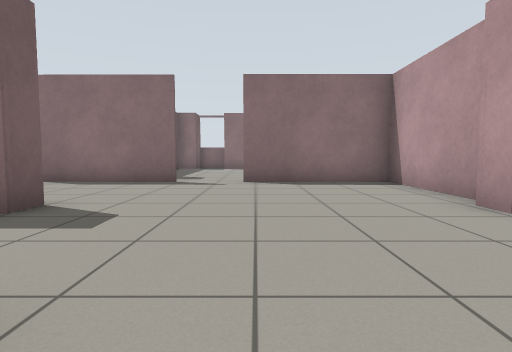
[1] (above)

20 first-person views from a walk through a world built for the Gazebo simulator. The camera is 0.72 m above the floor, tilts 4° down and sees 80° across. The floor is counted in squares, 1 m on a side. Each view is taken from the middle of a square. On the plan, view 1 faces up. The plan holds only what a view shows up to about 10 squares ahead; the rest is blank. Robots are left out. Simple shapes stand in for some stock models.

[2]
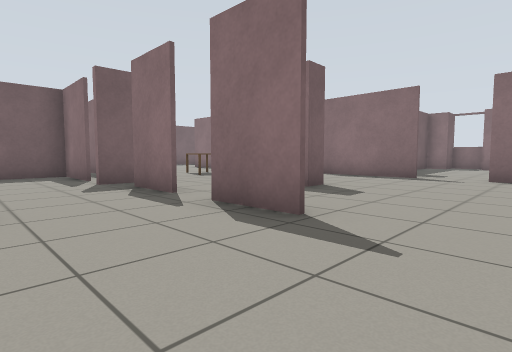

[3]
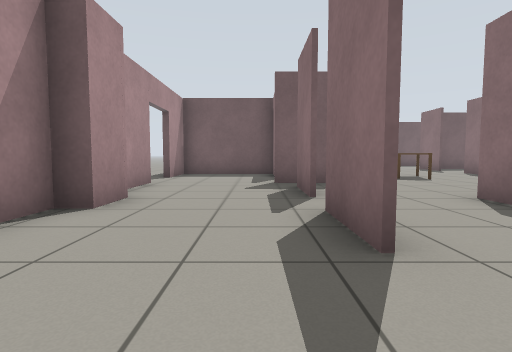

[4]
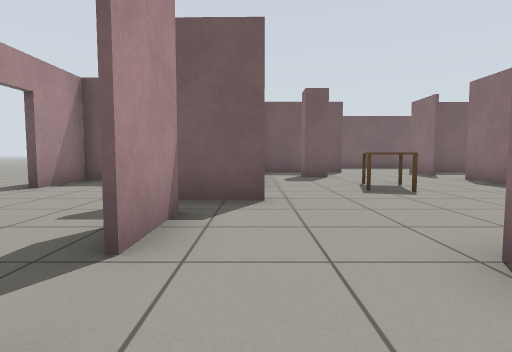

[5]
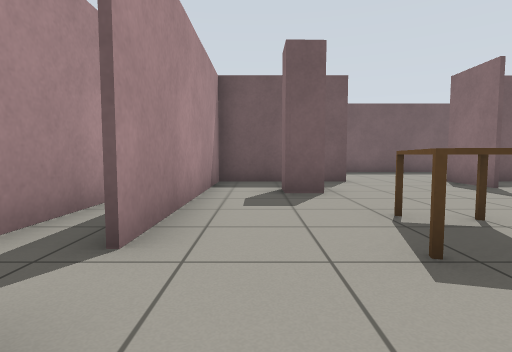

[6]
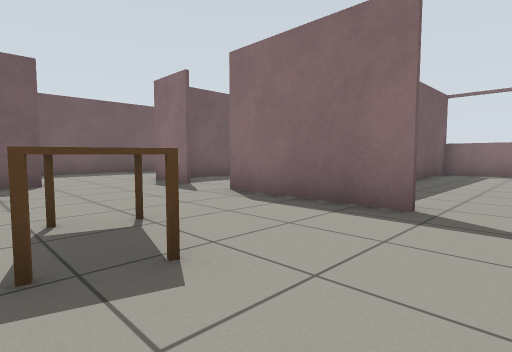

[7]
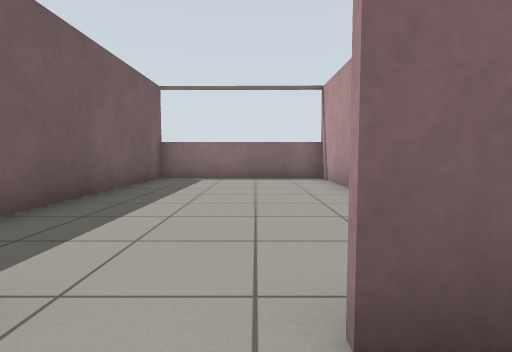

[8]
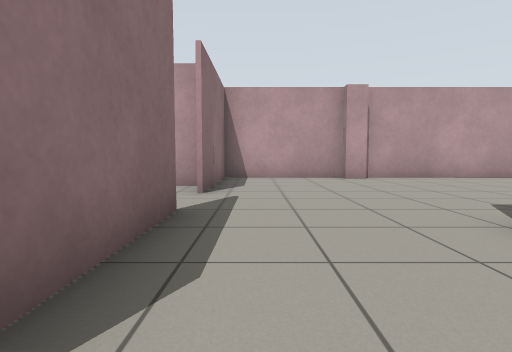

[9]
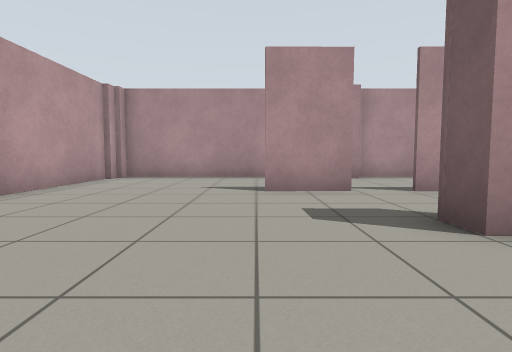

[10]
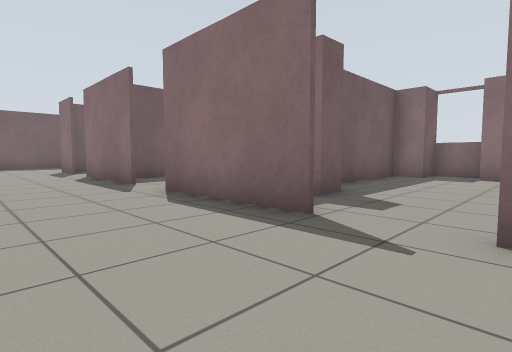

[11]
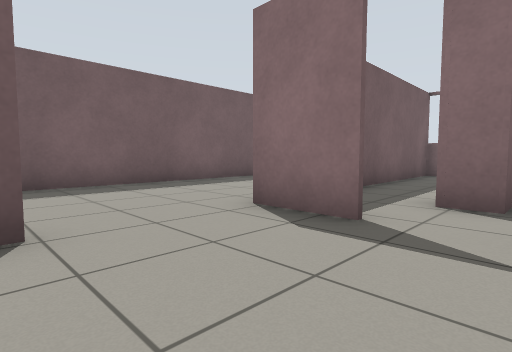

[12]
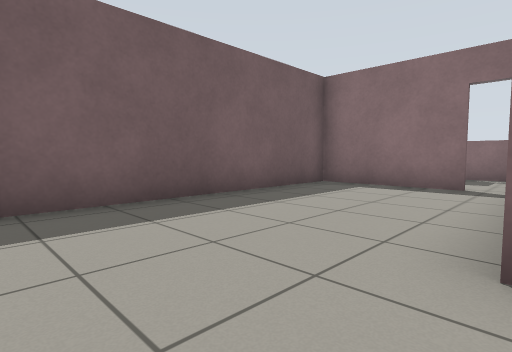

[13]
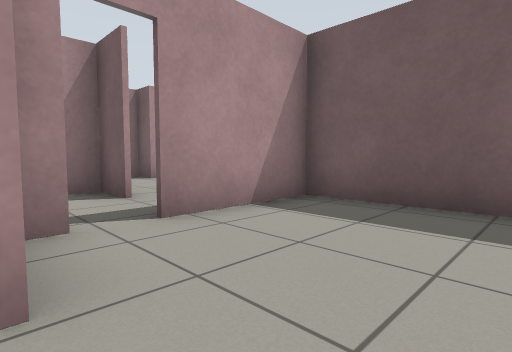

[14]
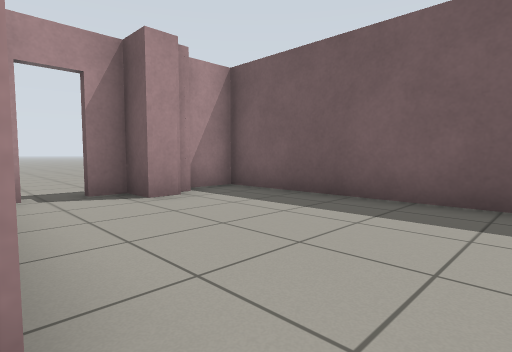

[15]
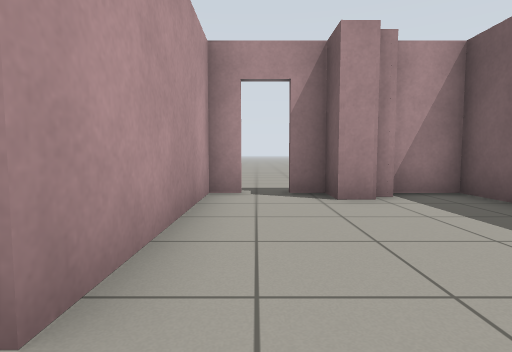

[16]
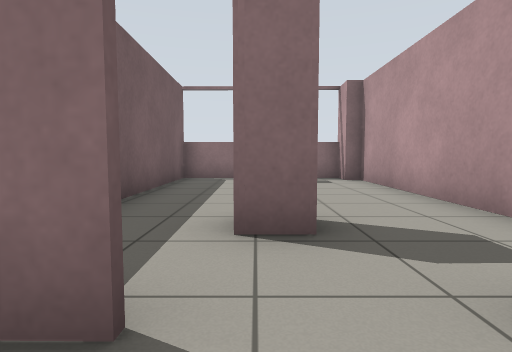

[17]
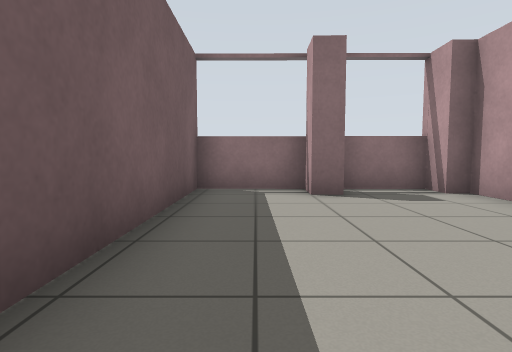

[18]
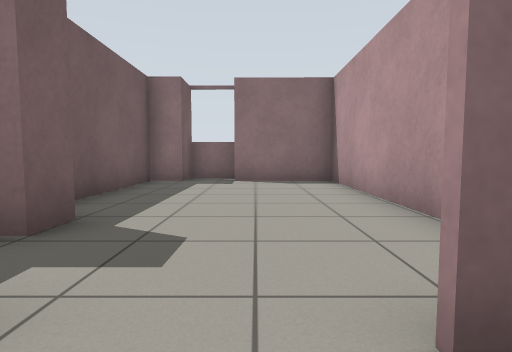

[19]
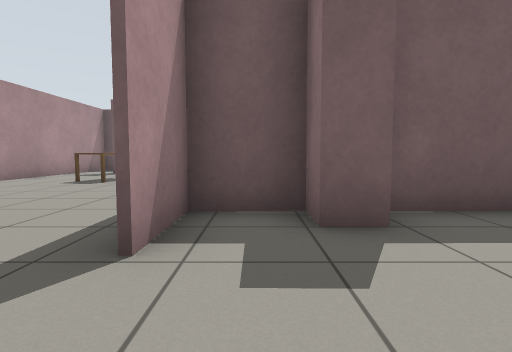

[20]
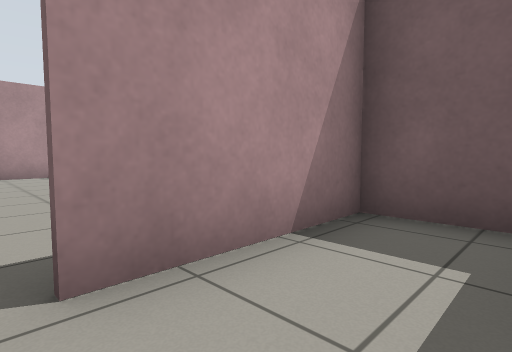

### Floor plan
Ten units are one square. View 1 is at (0, 0); x grows to the right and y downward. Boxes are objects, and circles mark ways between rooms. Rooms are numbered by the first view taken in them; rooms with no view inside come last. Other rooms are left out.
<svg viewBox="-214 -172 254 207">
<path fill="none" stroke="#000" d="M-31 -44 -31 -37 -40 -37M-41 -9 -59 -9M-30 -10 -11 -10M-59 -10 -41 -10M-67 -22 -68 -5M-11 -9 -29 -9M-81 -6 -103 -6 -103 27 -85 27M-42 22 -32 22 -32 27 33 27 33 20M-20 -80 -58 -81M-73 -81 -109 -81M-69 27 -42 27M31 -37 31 -44 35 -44 35 -80 -4 -80M-117 -44 -116 -35 -125 -36M35 21 35 -36M-125 -81 -143 -81M-141 -54 -140 -20 -82 -20M-160 -20 -160 -8 -154 -8M-189 18 -184 18 -184 28M-209 -27 -208 27 -176 27M-167 27 -161 27 -161 -20M-115 -103 -115 -97 -123 -97M-91 -104 -90 -156M-113 -155 -120 -155M-94 -164 -139 -164M-142 -167 -141 -92M-30 -104 -30 -98 -38 -98 -38 -81 -20 -81M-29 -154 -39 -154 -38 -107M11 -83 11 -153 -17 -153M-16 -163 -29 -163M-186 -147 -186 -130M-186 -133 -153 -133M-139 -164 -159 -164M-153 -132 -186 -132M-186 -130 -185 -38 -156 -38M-39 -136 -40 -166M-89 -166 -90 -89M-39 -163 -89 -164"/>
<rect x="-95" y="-55" width="20" height="20" fill="#bbb"><title>kitchen table</title></rect>
<circle cx="-115" cy="-80" r="3" fill="#2a7"/>
<circle cx="-15" cy="-80" r="3" fill="#2a7"/>
<circle cx="-140" cy="-65" r="3" fill="#2a7"/>
<circle cx="-65" cy="-80" r="3" fill="#2a7"/>
<circle cx="-150" cy="-40" r="3" fill="#2a7"/>
<circle cx="-150" cy="-130" r="3" fill="#2a7"/>
<text x="-40" y="-30">1</text>
<text x="-180" y="-10">2</text>
<text x="-110" y="-120">3</text>
<text x="-10" y="-120">4</text>
<text x="-170" y="-150">5</text>
<text x="-160" y="-90">6</text>
<text x="-70" y="-120">7</text>
</svg>
Room 1 opens to room 3. Room 1 opens to room 4. Room 1 opens to room 6. Room 1 opens to room 7. Room 2 opens to room 6. Room 5 opens to room 6.

Where each view was taken, in squares from view 1:
view 1: 0 up, 0 right, facing up
view 2: 2 down, 1 right, facing up-left
view 3: 0 up, 1 right, facing left
view 4: 2 up, 2 left, facing left
view 5: 3 up, 6 left, facing left
view 6: 4 up, 6 left, facing up-left
view 7: 7 up, 6 left, facing up
view 8: 7 up, 6 left, facing right
view 9: 7 up, 1 left, facing down
view 10: 5 up, 0 right, facing up-left
view 11: 5 up, 11 left, facing up-left
view 12: 6 up, 14 left, facing up-left
view 13: 7 up, 14 left, facing down-left
view 14: 3 up, 16 left, facing down-left
view 15: 3 up, 17 left, facing down
view 16: 7 up, 12 left, facing up
view 17: 10 up, 13 left, facing up
view 18: 7 up, 1 left, facing up
view 19: 9 up, 0 right, facing left
view 20: 15 up, 15 left, facing down-left
